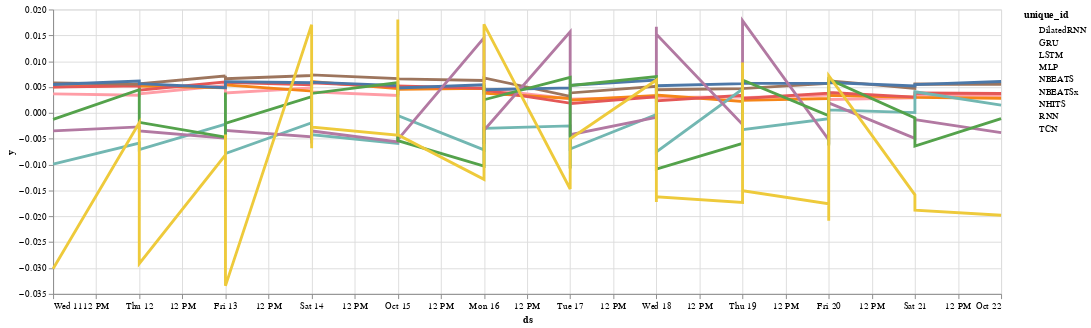

Notebook code for this chart:
### Code cell
altair_plot(cv_df_plot)

### Figure 1 — Vega-Lite specification as saved in the notebook (floating-point values rounded to 4 significant figures; data arrays with more than 128 entries replaced by an {"elided": "..."} marker saying what was removed)
{"config": {"view": {"continuousWidth": 300, "continuousHeight": 300}}, "layer": [{"mark": {"type": "circle"}, "encoding": {"color": {"field": "unique_id", "type": "nominal"}, "opacity": {"value": 0}, "x": {"field": "ds", "type": "temporal"}, "y": {"field": "y", "type": "quantitative"}}, "name": "view_4"}, {"mark": {"type": "line"}, "encoding": {"color": {"field": "unique_id", "type": "nominal"}, "size": {"condition": {"test": {"not": {"param": "param_4"}}, "value": 1}, "value": 3}, "x": {"field": "ds", "type": "temporal"}, "y": {"field": "y", "type": "quantitative"}}}], "data": {"name": "data-a0fe9501e7bd09d367877662e294a790"}, "params": [{"name": "param_4", "select": {"type": "point", "fields": ["unique_id"], "nearest": true, "on": "mouseover"}, "bind": "legend", "views": ["view_4"]}], "width": 1000, "$schema": "https://vega.github.io/schema/vega-lite/v5.15.1.json", "datasets": {"data-a0fe9501e7bd09d367877662e294a790": {"elided": "270 records"}}}
